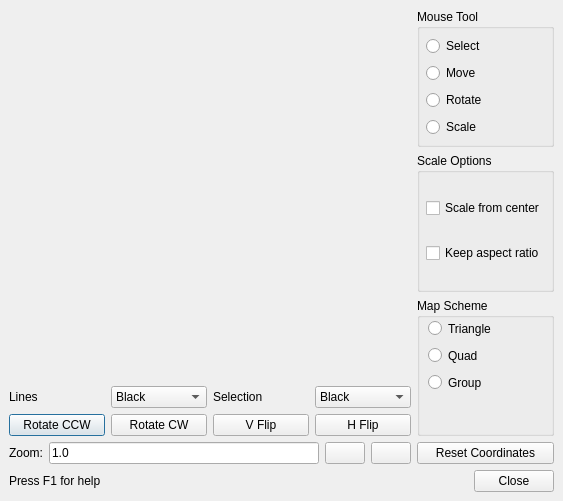
<?xml version="1.0" encoding="UTF-8"?>
<ui version="4.0">
 <class>TextureCoordBase</class>
 <widget class="QDialog" name="TextureCoordBase">
  <property name="geometry">
   <rect>
    <x>0</x>
    <y>0</y>
    <width>563</width>
    <height>501</height>
   </rect>
  </property>
  <property name="windowTitle">
   <string>Texture Coordinates</string>
  </property>
  <layout class="QVBoxLayout">
   <property name="spacing">
    <number>6</number>
   </property>
   <property name="leftMargin">
    <number>9</number>
   </property>
   <property name="topMargin">
    <number>9</number>
   </property>
   <property name="rightMargin">
    <number>9</number>
   </property>
   <property name="bottomMargin">
    <number>9</number>
   </property>
   <item>
    <layout class="QHBoxLayout">
     <property name="spacing">
      <number>6</number>
     </property>
     <property name="leftMargin">
      <number>0</number>
     </property>
     <property name="topMargin">
      <number>0</number>
     </property>
     <property name="rightMargin">
      <number>0</number>
     </property>
     <property name="bottomMargin">
      <number>0</number>
     </property>
     <item>
      <layout class="QVBoxLayout">
       <property name="spacing">
        <number>6</number>
       </property>
       <property name="leftMargin">
        <number>0</number>
       </property>
       <property name="topMargin">
        <number>0</number>
       </property>
       <property name="rightMargin">
        <number>0</number>
       </property>
       <property name="bottomMargin">
        <number>0</number>
       </property>
       <item>
        <widget class="TextureFrame" name="m_textureFrame" native="true">
         <property name="sizePolicy">
          <sizepolicy hsizetype="MinimumExpanding" vsizetype="MinimumExpanding">
           <horstretch>0</horstretch>
           <verstretch>0</verstretch>
          </sizepolicy>
         </property>
        </widget>
       </item>
       <item>
        <layout class="QHBoxLayout">
         <property name="spacing">
          <number>6</number>
         </property>
         <property name="leftMargin">
          <number>0</number>
         </property>
         <property name="topMargin">
          <number>0</number>
         </property>
         <property name="rightMargin">
          <number>0</number>
         </property>
         <property name="bottomMargin">
          <number>0</number>
         </property>
         <item>
          <widget class="QLabel" name="label">
           <property name="text">
            <string>Lines</string>
           </property>
          </widget>
         </item>
         <item>
          <widget class="QComboBox" name="m_linesColor">
           <item>
            <property name="text">
             <string>Black</string>
            </property>
           </item>
           <item>
            <property name="text">
             <string>Blue</string>
            </property>
           </item>
           <item>
            <property name="text">
             <string>Green</string>
            </property>
           </item>
           <item>
            <property name="text">
             <string>Cyan</string>
            </property>
           </item>
           <item>
            <property name="text">
             <string>Red</string>
            </property>
           </item>
           <item>
            <property name="text">
             <string>Magenta</string>
            </property>
           </item>
           <item>
            <property name="text">
             <string>Yellow</string>
            </property>
           </item>
           <item>
            <property name="text">
             <string>White</string>
            </property>
           </item>
          </widget>
         </item>
         <item>
          <widget class="QLabel" name="label_2">
           <property name="text">
            <string>Selection</string>
           </property>
          </widget>
         </item>
         <item>
          <widget class="QComboBox" name="m_selectionColor">
           <item>
            <property name="text">
             <string>Black</string>
            </property>
           </item>
           <item>
            <property name="text">
             <string>Blue</string>
            </property>
           </item>
           <item>
            <property name="text">
             <string>Green</string>
            </property>
           </item>
           <item>
            <property name="text">
             <string>Cyan</string>
            </property>
           </item>
           <item>
            <property name="text">
             <string>Red</string>
            </property>
           </item>
           <item>
            <property name="text">
             <string>Magenta</string>
            </property>
           </item>
           <item>
            <property name="text">
             <string>Yellow</string>
            </property>
           </item>
           <item>
            <property name="text">
             <string>White</string>
            </property>
           </item>
          </widget>
         </item>
        </layout>
       </item>
       <item>
        <layout class="QHBoxLayout">
         <property name="spacing">
          <number>6</number>
         </property>
         <property name="leftMargin">
          <number>0</number>
         </property>
         <property name="topMargin">
          <number>0</number>
         </property>
         <property name="rightMargin">
          <number>0</number>
         </property>
         <property name="bottomMargin">
          <number>0</number>
         </property>
         <item>
          <widget class="QPushButton" name="m_rotateCcwButton">
           <property name="text">
            <string>Rotate CCW</string>
           </property>
          </widget>
         </item>
         <item>
          <widget class="QPushButton" name="m_rotateCwButton">
           <property name="text">
            <string>Rotate CW</string>
           </property>
          </widget>
         </item>
         <item>
          <widget class="QPushButton" name="m_vFlipButton">
           <property name="text">
            <string>V Flip</string>
           </property>
          </widget>
         </item>
         <item>
          <widget class="QPushButton" name="m_hFlipButton">
           <property name="text">
            <string>H Flip</string>
           </property>
          </widget>
         </item>
        </layout>
       </item>
       <item>
        <layout class="QHBoxLayout">
         <property name="spacing">
          <number>6</number>
         </property>
         <property name="leftMargin">
          <number>0</number>
         </property>
         <property name="topMargin">
          <number>0</number>
         </property>
         <property name="rightMargin">
          <number>0</number>
         </property>
         <property name="bottomMargin">
          <number>0</number>
         </property>
         <item>
          <widget class="QLabel" name="textLabel1">
           <property name="text">
            <string>Zoom:</string>
           </property>
           <property name="wordWrap">
            <bool>false</bool>
           </property>
          </widget>
         </item>
         <item>
          <widget class="QLineEdit" name="m_zoomInput">
           <property name="text">
            <string>1.0</string>
           </property>
          </widget>
         </item>
         <item>
          <widget class="QPushButton" name="m_zoomInButton">
           <property name="text">
            <string/>
           </property>
           <property name="icon">
            <iconset resource="resources.qrc">
             <normaloff>:/images/zoomin.xpm</normaloff>:/images/zoomin.xpm</iconset>
           </property>
           <property name="autoDefault">
            <bool>false</bool>
           </property>
          </widget>
         </item>
         <item>
          <widget class="QPushButton" name="m_zoomOutButton">
           <property name="text">
            <string/>
           </property>
           <property name="icon">
            <iconset resource="resources.qrc">
             <normaloff>:/images/zoomout.xpm</normaloff>:/images/zoomout.xpm</iconset>
           </property>
          </widget>
         </item>
        </layout>
       </item>
      </layout>
     </item>
     <item>
      <layout class="QVBoxLayout">
       <property name="spacing">
        <number>6</number>
       </property>
       <property name="leftMargin">
        <number>0</number>
       </property>
       <property name="topMargin">
        <number>0</number>
       </property>
       <property name="rightMargin">
        <number>0</number>
       </property>
       <property name="bottomMargin">
        <number>0</number>
       </property>
       <item>
        <widget class="QGroupBox" name="m_toolGroup">
         <property name="title">
          <string>Mouse Tool</string>
         </property>
         <layout class="QVBoxLayout">
          <property name="spacing">
           <number>6</number>
          </property>
          <property name="leftMargin">
           <number>6</number>
          </property>
          <property name="topMargin">
           <number>6</number>
          </property>
          <property name="rightMargin">
           <number>6</number>
          </property>
          <property name="bottomMargin">
           <number>6</number>
          </property>
          <item>
           <widget class="QRadioButton" name="m_selectButton">
            <property name="text">
             <string>Select</string>
            </property>
           </widget>
          </item>
          <item>
           <widget class="QRadioButton" name="m_moveButton">
            <property name="text">
             <string>Move</string>
            </property>
           </widget>
          </item>
          <item>
           <widget class="QRadioButton" name="m_rotateButton">
            <property name="text">
             <string>Rotate</string>
            </property>
           </widget>
          </item>
          <item>
           <widget class="QRadioButton" name="m_scaleButton">
            <property name="text">
             <string>Scale</string>
            </property>
           </widget>
          </item>
         </layout>
        </widget>
       </item>
       <item>
        <widget class="QGroupBox" name="buttonGroup4">
         <property name="title">
          <string>Scale Options</string>
         </property>
         <layout class="QVBoxLayout">
          <property name="spacing">
           <number>6</number>
          </property>
          <property name="leftMargin">
           <number>6</number>
          </property>
          <property name="topMargin">
           <number>6</number>
          </property>
          <property name="rightMargin">
           <number>6</number>
          </property>
          <property name="bottomMargin">
           <number>6</number>
          </property>
          <item>
           <widget class="QCheckBox" name="m_scaleCenter">
            <property name="text">
             <string>Scale from center</string>
            </property>
           </widget>
          </item>
          <item>
           <widget class="QCheckBox" name="m_scaleAspect">
            <property name="text">
             <string>Keep aspect ratio</string>
            </property>
           </widget>
          </item>
         </layout>
        </widget>
       </item>
       <item>
        <widget class="QGroupBox" name="m_mapGroup">
         <property name="title">
          <string>Map Scheme</string>
         </property>
         <widget class="QRadioButton" name="m_triangleButton">
          <property name="geometry">
           <rect>
            <x>11</x>
            <y>20</y>
            <width>91</width>
            <height>21</height>
           </rect>
          </property>
          <property name="text">
           <string>Triangle</string>
          </property>
         </widget>
         <widget class="QRadioButton" name="m_quadButton">
          <property name="geometry">
           <rect>
            <x>11</x>
            <y>47</y>
            <width>91</width>
            <height>21</height>
           </rect>
          </property>
          <property name="text">
           <string>Quad</string>
          </property>
         </widget>
         <widget class="QRadioButton" name="m_groupButton">
          <property name="geometry">
           <rect>
            <x>11</x>
            <y>74</y>
            <width>91</width>
            <height>21</height>
           </rect>
          </property>
          <property name="text">
           <string>Group</string>
          </property>
         </widget>
        </widget>
       </item>
       <item>
        <widget class="QPushButton" name="m_resetButton">
         <property name="text">
          <string>Reset Coordinates</string>
         </property>
        </widget>
       </item>
      </layout>
     </item>
    </layout>
   </item>
   <item>
    <layout class="QHBoxLayout">
     <property name="spacing">
      <number>6</number>
     </property>
     <property name="leftMargin">
      <number>0</number>
     </property>
     <property name="topMargin">
      <number>0</number>
     </property>
     <property name="rightMargin">
      <number>0</number>
     </property>
     <property name="bottomMargin">
      <number>0</number>
     </property>
     <item>
      <widget class="QLabel" name="textLabel6">
       <property name="text">
        <string>Press F1 for help</string>
       </property>
       <property name="wordWrap">
        <bool>false</bool>
       </property>
      </widget>
     </item>
     <item>
      <spacer>
       <property name="orientation">
        <enum>Qt::Horizontal</enum>
       </property>
       <property name="sizeType">
        <enum>QSizePolicy::Expanding</enum>
       </property>
       <property name="sizeHint" stdset="0">
        <size>
         <width>60</width>
         <height>20</height>
        </size>
       </property>
      </spacer>
     </item>
     <item>
      <widget class="QPushButton" name="m_closeButton">
       <property name="text">
        <string>Close</string>
       </property>
       <property name="autoDefault">
        <bool>false</bool>
       </property>
       <property name="default">
        <bool>false</bool>
       </property>
      </widget>
     </item>
    </layout>
   </item>
  </layout>
 </widget>
 <layoutdefault spacing="6" margin="11"/>
 <customwidgets>
  <customwidget>
   <class>TextureFrame</class>
   <extends></extends>
   <header>textureframe.h</header>
  </customwidget>
 </customwidgets>
 <tabstops>
  <tabstop>m_selectButton</tabstop>
  <tabstop>m_moveButton</tabstop>
  <tabstop>m_scaleButton</tabstop>
  <tabstop>m_triangleButton</tabstop>
  <tabstop>m_quadButton</tabstop>
  <tabstop>m_groupButton</tabstop>
  <tabstop>m_resetButton</tabstop>
  <tabstop>m_closeButton</tabstop>
 </tabstops>
 <includes>
  <include location="local">textureframe.h</include>
 </includes>
 <resources>
  <include location="resources.qrc"/>
 </resources>
 <connections>
  <connection>
   <sender>m_selectButton</sender>
   <signal>clicked(bool)</signal>
   <receiver>TextureCoordBase</receiver>
   <slot>toolSelectEvent()</slot>
   <hints>
    <hint type="sourcelabel">
     <x>20</x>
     <y>20</y>
    </hint>
    <hint type="destinationlabel">
     <x>20</x>
     <y>20</y>
    </hint>
   </hints>
  </connection>
  <connection>
   <sender>m_moveButton</sender>
   <signal>clicked(bool)</signal>
   <receiver>TextureCoordBase</receiver>
   <slot>toolMoveEvent()</slot>
   <hints>
    <hint type="sourcelabel">
     <x>20</x>
     <y>20</y>
    </hint>
    <hint type="destinationlabel">
     <x>20</x>
     <y>20</y>
    </hint>
   </hints>
  </connection>
  <connection>
   <sender>m_rotateButton</sender>
   <signal>clicked(bool)</signal>
   <receiver>TextureCoordBase</receiver>
   <slot>toolRotateEvent()</slot>
   <hints>
    <hint type="sourcelabel">
     <x>20</x>
     <y>20</y>
    </hint>
    <hint type="destinationlabel">
     <x>20</x>
     <y>20</y>
    </hint>
   </hints>
  </connection>
  <connection>
   <sender>m_scaleButton</sender>
   <signal>clicked(bool)</signal>
   <receiver>TextureCoordBase</receiver>
   <slot>toolScaleEvent()</slot>
   <hints>
    <hint type="sourcelabel">
     <x>20</x>
     <y>20</y>
    </hint>
    <hint type="destinationlabel">
     <x>20</x>
     <y>20</y>
    </hint>
   </hints>
  </connection>
  <connection>
   <sender>m_triangleButton</sender>
   <signal>clicked(bool)</signal>
   <receiver>TextureCoordBase</receiver>
   <slot>mapTriangle()</slot>
   <hints>
    <hint type="sourcelabel">
     <x>20</x>
     <y>20</y>
    </hint>
    <hint type="destinationlabel">
     <x>20</x>
     <y>20</y>
    </hint>
   </hints>
  </connection>
  <connection>
   <sender>m_quadButton</sender>
   <signal>clicked(bool)</signal>
   <receiver>TextureCoordBase</receiver>
   <slot>mapQuad()</slot>
   <hints>
    <hint type="sourcelabel">
     <x>20</x>
     <y>20</y>
    </hint>
    <hint type="destinationlabel">
     <x>20</x>
     <y>20</y>
    </hint>
   </hints>
  </connection>
  <connection>
   <sender>m_groupButton</sender>
   <signal>clicked(bool)</signal>
   <receiver>TextureCoordBase</receiver>
   <slot>mapGroupEvent()</slot>
   <hints>
    <hint type="sourcelabel">
     <x>20</x>
     <y>20</y>
    </hint>
    <hint type="destinationlabel">
     <x>20</x>
     <y>20</y>
    </hint>
   </hints>
  </connection>
  <connection>
   <sender>m_resetButton</sender>
   <signal>clicked()</signal>
   <receiver>TextureCoordBase</receiver>
   <slot>resetClickedEvent()</slot>
   <hints>
    <hint type="sourcelabel">
     <x>20</x>
     <y>20</y>
    </hint>
    <hint type="destinationlabel">
     <x>20</x>
     <y>20</y>
    </hint>
   </hints>
  </connection>
  <connection>
   <sender>m_closeButton</sender>
   <signal>clicked()</signal>
   <receiver>TextureCoordBase</receiver>
   <slot>close()</slot>
   <hints>
    <hint type="sourcelabel">
     <x>20</x>
     <y>20</y>
    </hint>
    <hint type="destinationlabel">
     <x>20</x>
     <y>20</y>
    </hint>
   </hints>
  </connection>
  <connection>
   <sender>m_zoomInButton</sender>
   <signal>clicked()</signal>
   <receiver>TextureCoordBase</receiver>
   <slot>zoomIn()</slot>
   <hints>
    <hint type="sourcelabel">
     <x>20</x>
     <y>20</y>
    </hint>
    <hint type="destinationlabel">
     <x>20</x>
     <y>20</y>
    </hint>
   </hints>
  </connection>
  <connection>
   <sender>m_zoomOutButton</sender>
   <signal>clicked()</signal>
   <receiver>TextureCoordBase</receiver>
   <slot>zoomOut()</slot>
   <hints>
    <hint type="sourcelabel">
     <x>20</x>
     <y>20</y>
    </hint>
    <hint type="destinationlabel">
     <x>20</x>
     <y>20</y>
    </hint>
   </hints>
  </connection>
  <connection>
   <sender>m_zoomInput</sender>
   <signal>textEdited(QString)</signal>
   <receiver>TextureCoordBase</receiver>
   <slot>zoomChangeEvent()</slot>
   <hints>
    <hint type="sourcelabel">
     <x>20</x>
     <y>20</y>
    </hint>
    <hint type="destinationlabel">
     <x>20</x>
     <y>20</y>
    </hint>
   </hints>
  </connection>
  <connection>
   <sender>m_scaleCenter</sender>
   <signal>stateChanged(int)</signal>
   <receiver>TextureCoordBase</receiver>
   <slot>scaleSettingsChangedEvent()</slot>
   <hints>
    <hint type="sourcelabel">
     <x>20</x>
     <y>20</y>
    </hint>
    <hint type="destinationlabel">
     <x>20</x>
     <y>20</y>
    </hint>
   </hints>
  </connection>
  <connection>
   <sender>m_scaleAspect</sender>
   <signal>stateChanged(int)</signal>
   <receiver>TextureCoordBase</receiver>
   <slot>scaleSettingsChangedEvent()</slot>
   <hints>
    <hint type="sourcelabel">
     <x>20</x>
     <y>20</y>
    </hint>
    <hint type="destinationlabel">
     <x>20</x>
     <y>20</y>
    </hint>
   </hints>
  </connection>
  <connection>
   <sender>m_rotateCcwButton</sender>
   <signal>clicked()</signal>
   <receiver>TextureCoordBase</receiver>
   <slot>rotateCcwEvent()</slot>
   <hints>
    <hint type="sourcelabel">
     <x>20</x>
     <y>20</y>
    </hint>
    <hint type="destinationlabel">
     <x>20</x>
     <y>20</y>
    </hint>
   </hints>
  </connection>
  <connection>
   <sender>m_rotateCwButton</sender>
   <signal>clicked()</signal>
   <receiver>TextureCoordBase</receiver>
   <slot>rotateCwEvent()</slot>
   <hints>
    <hint type="sourcelabel">
     <x>20</x>
     <y>20</y>
    </hint>
    <hint type="destinationlabel">
     <x>20</x>
     <y>20</y>
    </hint>
   </hints>
  </connection>
  <connection>
   <sender>m_vFlipButton</sender>
   <signal>clicked()</signal>
   <receiver>TextureCoordBase</receiver>
   <slot>vFlipEvent()</slot>
   <hints>
    <hint type="sourcelabel">
     <x>20</x>
     <y>20</y>
    </hint>
    <hint type="destinationlabel">
     <x>20</x>
     <y>20</y>
    </hint>
   </hints>
  </connection>
  <connection>
   <sender>m_hFlipButton</sender>
   <signal>clicked()</signal>
   <receiver>TextureCoordBase</receiver>
   <slot>hFlipEvent()</slot>
   <hints>
    <hint type="sourcelabel">
     <x>20</x>
     <y>20</y>
    </hint>
    <hint type="destinationlabel">
     <x>20</x>
     <y>20</y>
    </hint>
   </hints>
  </connection>
  <connection>
   <sender>m_selectionColor</sender>
   <signal>activated(int)</signal>
   <receiver>TextureCoordBase</receiver>
   <slot>selectionColorChangedEvent(int)</slot>
   <hints>
    <hint type="sourcelabel">
     <x>20</x>
     <y>20</y>
    </hint>
    <hint type="destinationlabel">
     <x>20</x>
     <y>20</y>
    </hint>
   </hints>
  </connection>
  <connection>
   <sender>m_linesColor</sender>
   <signal>activated(int)</signal>
   <receiver>TextureCoordBase</receiver>
   <slot>linesColorChangedEvent(int)</slot>
   <hints>
    <hint type="sourcelabel">
     <x>20</x>
     <y>20</y>
    </hint>
    <hint type="destinationlabel">
     <x>20</x>
     <y>20</y>
    </hint>
   </hints>
  </connection>
 </connections>
</ui>
